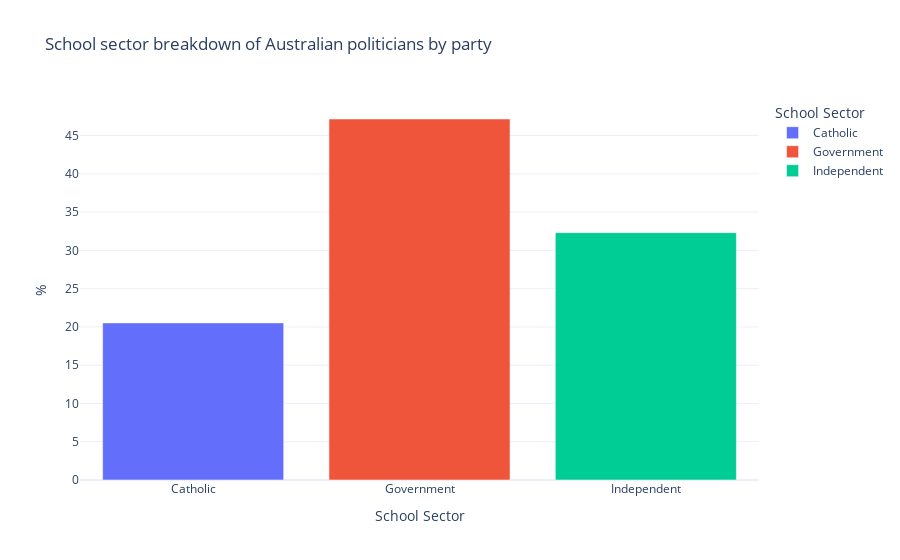

Notebook code cell kept with this figure:
### Code cell
# create a plot of ministers as a percentage school sector
school_sector_counts = ministers_education.drop_duplicates(["member", "School Sector"]).groupby(["School Sector"]).size().reset_index(name='count')
school_sector_counts["%"] = (school_sector_counts["count"] / school_sector_counts["count"].sum()) * 100
fig = px.bar(school_sector_counts, x="School Sector", y="%", color="School Sector", title="School sector breakdown of Australian politicians by party")
fig.show()

### Figure 1 — Plotly figure (JSON) as saved in the notebook; plotly's stock layout.template omitted (floating-point values rounded to 4 significant figures)
{"data": [{"alignmentgroup": "True", "hovertemplate": "School Sector=%{x}<br>%=%{y}<extra></extra>", "legendgroup": "Catholic", "marker": {"color": "#636efa", "pattern": {"shape": ""}}, "name": "Catholic", "offsetgroup": "Catholic", "orientation": "v", "showlegend": true, "textposition": "auto", "x": ["Catholic"], "xaxis": "x", "y": [20.52], "yaxis": "y", "type": "bar"}, {"alignmentgroup": "True", "hovertemplate": "School Sector=%{x}<br>%=%{y}<extra></extra>", "legendgroup": "Government", "marker": {"color": "#EF553B", "pattern": {"shape": ""}}, "name": "Government", "offsetgroup": "Government", "orientation": "v", "showlegend": true, "textposition": "auto", "x": ["Government"], "xaxis": "x", "y": [47.16], "yaxis": "y", "type": "bar"}, {"alignmentgroup": "True", "hovertemplate": "School Sector=%{x}<br>%=%{y}<extra></extra>", "legendgroup": "Independent", "marker": {"color": "#00cc96", "pattern": {"shape": ""}}, "name": "Independent", "offsetgroup": "Independent", "orientation": "v", "showlegend": true, "textposition": "auto", "x": ["Independent"], "xaxis": "x", "y": [32.31], "yaxis": "y", "type": "bar"}], "layout": {"xaxis": {"anchor": "y", "domain": [0.0, 1.0], "title": {"text": "School Sector"}, "categoryorder": "array", "categoryarray": ["Catholic", "Government", "Independent"]}, "yaxis": {"anchor": "x", "domain": [0.0, 1.0], "title": {"text": "%"}}, "legend": {"title": {"text": "School Sector"}, "tracegroupgap": 0}, "title": {"text": "School sector breakdown of Australian politicians by party"}, "barmode": "relative"}}
